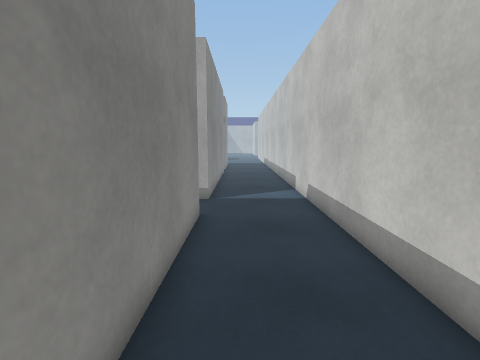
View 1 (above)

12 first-person views from a walk through a Unity game level. The camera is 1.4 m above the floor, tilts 8° down and sees 85° across. The floor is counted in squares, 0.5 m on a side. Each view is taken from the middle of a square. On the plan, view 1 faces up. The plan holds only what a view shows up to about 19 squares ahead; the rest is blank. The place goes on beyond the plan. Surface patterns are stand-ins for the level's own textures.

View 2
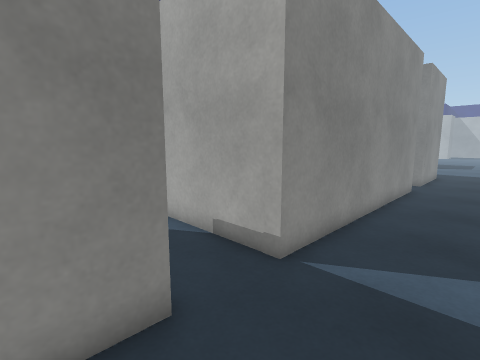

View 3
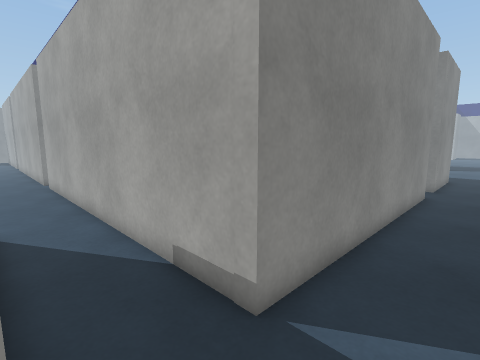

View 4
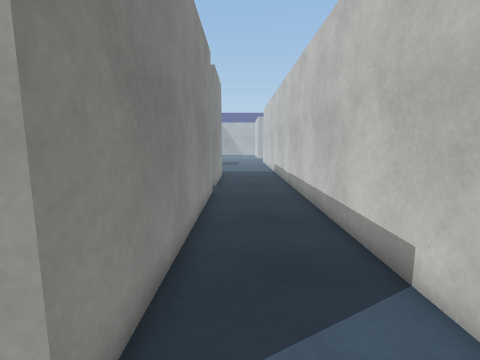

View 5
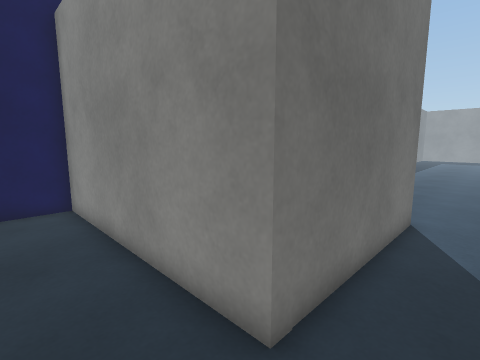

View 6
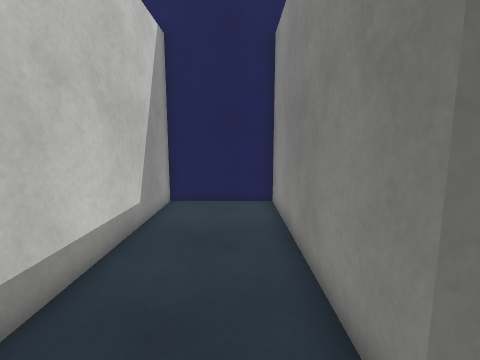

View 7
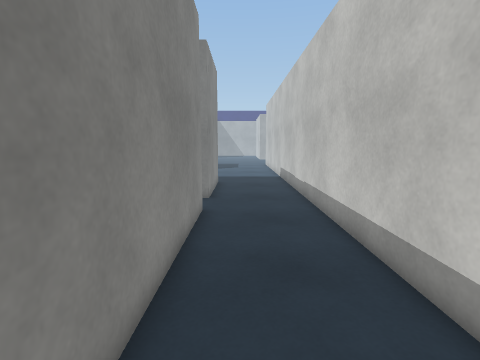

View 8
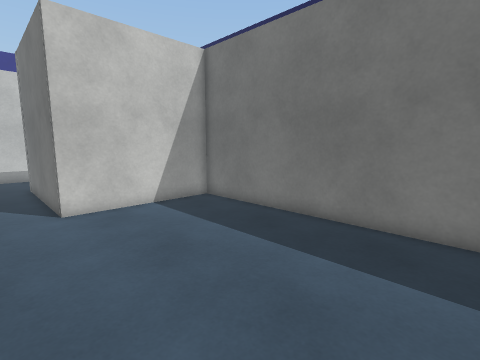

View 9
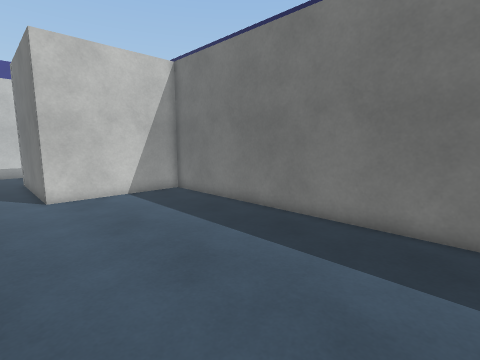

View 10
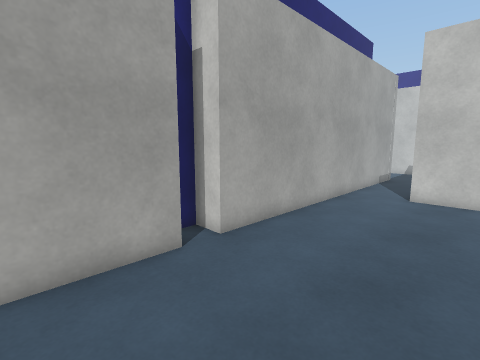

View 11
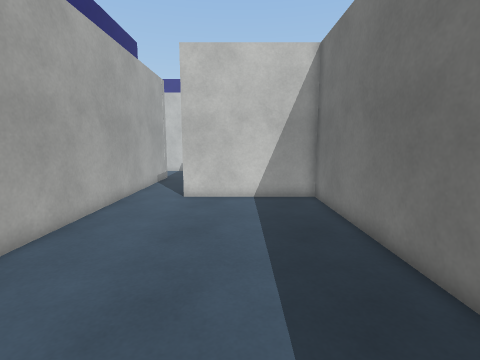

View 12
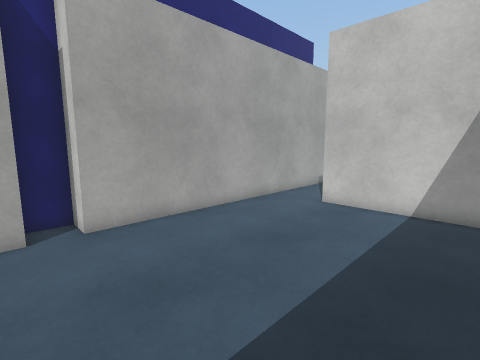

### Floor plan
Points are (right, up) in squares from view 1. A wall is a line through its corners. A room is listed if a view was taken in it or the views show most of it. See-through windows are left out.
Room 1 (views 1, 2, 3, 4, 5, 6, 7)
walls: (-1.6, 25.9) (-1.6, 13) (-10.5, 13); (-9.4, 10) (-1.6, 10) (-1.6, -0.5) (3.4, -0.5) (3.4, 33.5); (-1.6, 33.5) (-1.6, 28.2) (-2.1, 28.2)
ways out: opening at (-9.5, 11.5) to room 2
Room 2 (views 8, 9, 10, 11, 12)
walls: (-20.3, 13) (-24, 13); (-10.5, 13) (-18.9, 13); (-23.9, 3) (-9.4, 3) (-9.4, 10)
ways out: opening at (-9.5, 11.5) to room 1

Where each view was taken, in squares from view 1:
view 1: 0 up, 0 right, facing up
view 2: 8 up, 2 right, facing up-left
view 3: 10 up, 1 right, facing up-left
view 4: 11 up, 0 right, facing up
view 5: 12 up, 1 right, facing down-left
view 6: 12 up, 0 right, facing down
view 7: 15 up, 0 right, facing up
view 8: 12 up, 21 left, facing down-right
view 9: 12 up, 24 left, facing down-right
view 10: 7 up, 24 left, facing up-right
view 11: 7 up, 23 left, facing right
view 12: 4 up, 21 left, facing up-right
